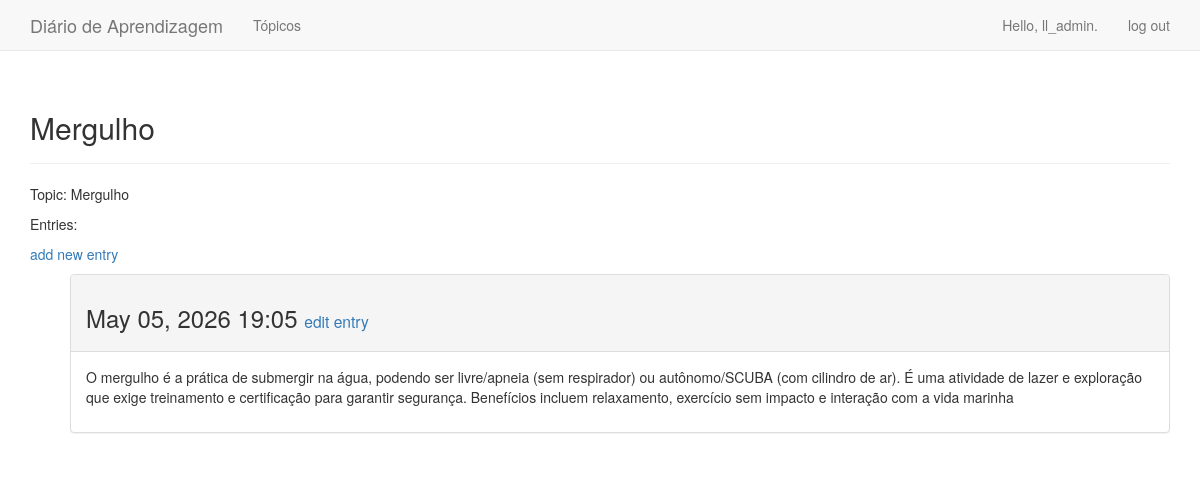
The page /topics/3/ (signed in) on the database its author committed.
### learning_logs/models.py (models this page shows, shortened)
class Topic(models.Model):
	text = models.CharField(max_length=200)
	date_added = models.DateTimeField(auto_now_add=True)
	owner = models.ForeignKey(User, on_delete=models.CASCADE)
	def __str__(self):
		return self.text

class Entry(models.Model):
	topic = models.ForeignKey(Topic, on_delete=models.CASCADE)
	text = models.TextField()
	date_added = models.DateTimeField(auto_now_add=True)
	class Meta:
		verbose_name_plural = 'entries'

### learning_logs/views.py (the view)
# urls.py: path('topics/<int:topic_id>/', views.topic, name='topic'),
@login_required
def topic(request, topic_id):
	topic = Topic.objects.get(id=topic_id)
	if topic.owner != request.user:
		raise Http404
	entries = topic.entry_set.order_by('-date_added')
	context = {'topic': topic, 'entries': entries}
	return render(request, 'learning_logs/topic.html', context)

### learning_logs/templates/learning_logs/topic.html
{% extends 'learning_logs/base.html' %}
{% block header %}
	<h2>{{ topic }}</h2>
{% endblock header %}
{% block content %}
	<p>Topic: {{ topic }}</p>
	<p>Entries:</p>
	<p>
		<a href="{% url 'learning_logs:new_entry' topic.id %}">add new entry</a>
	</p>
	<ul>
		{% for entry in entries %}
			<div class="panel panel-default">
				<div class="panel-heading">
					<h3>
						{{ entry.date_added|date:'M d, Y H:i' }}
						<small>
							<a href="{% url 'learning_logs:edit_entry' entry.id %}">edit entry</a>
						</small>
					</h3>
				</div>
				<div class="panel-body">
					{{ entry.text|linebreaks }}
				</div>
			</div>
		{% empty %}
			<li>
				There are no entries for this topic yet.
			</li>
		{% endfor %}
	</ul>
{% endblock content %}

### learning_logs/templates/learning_logs/base.html (shortened to what this page needs)
{% load bootstrap3 %}
<!DOCTYPE html>
<html lang="en">
	<head>
		{% bootstrap_css %}
	</head>
	<body>
			<nav class="navbar navbar-default navbar-static-top">
				<div class="container">
					<div class="navbar-header">
							<a class="navbar-brand" href="{% url 'learning_logs:index' %}">Diário de Aprendizagem</a>
					</div>
					<div id="navbar" class="navbar-collapse collapse">
						<ul class="nav navbar-nav">
							<li>
								<a href="{% url 'learning_logs:topics' %}">Tópicos</a>
							</li>
						</ul>
						<ul class="nav navbar-nav navbar-right">
							{% if user.is_authenticated %}
								<li><a>Hello, {{ user.username }}.</a></li>
								<li><a href="{% url 'users:logout' %}">log out</a></li>
							{% else %}
									<li><a href="{% url 'users:register' %}">registro</a></li>
									<li><a href="{% url 'users:login' %}">log in</a></li>
							{% endif %}
						</ul>
					</div>
				</div>
			</nav>
			<div class="container">
				<div class="page-header">
					{% block header %}{% endblock header %}
				</div>
				<div>
					{% block content %}{% endblock content %}
				</div>
			</div>
	</body>
</html>

### rows shown on the page
Topic: text "Mergulho"
Entry: date_added "May 05, 2026 19:05", text "O mergulho é a prática de submergir na água, podendo ser livre/apneia (sem respirador) ou autônomo/SCUBA (com cilindro de ar). É uma atividade de lazer e exploração que exige treinamento e certificação para garantir segurança. Benefícios incluem relaxamento, exercício sem impacto e interação com a vida marinha"

### other values the page prints
{{ user.username }} "ll_admin"
